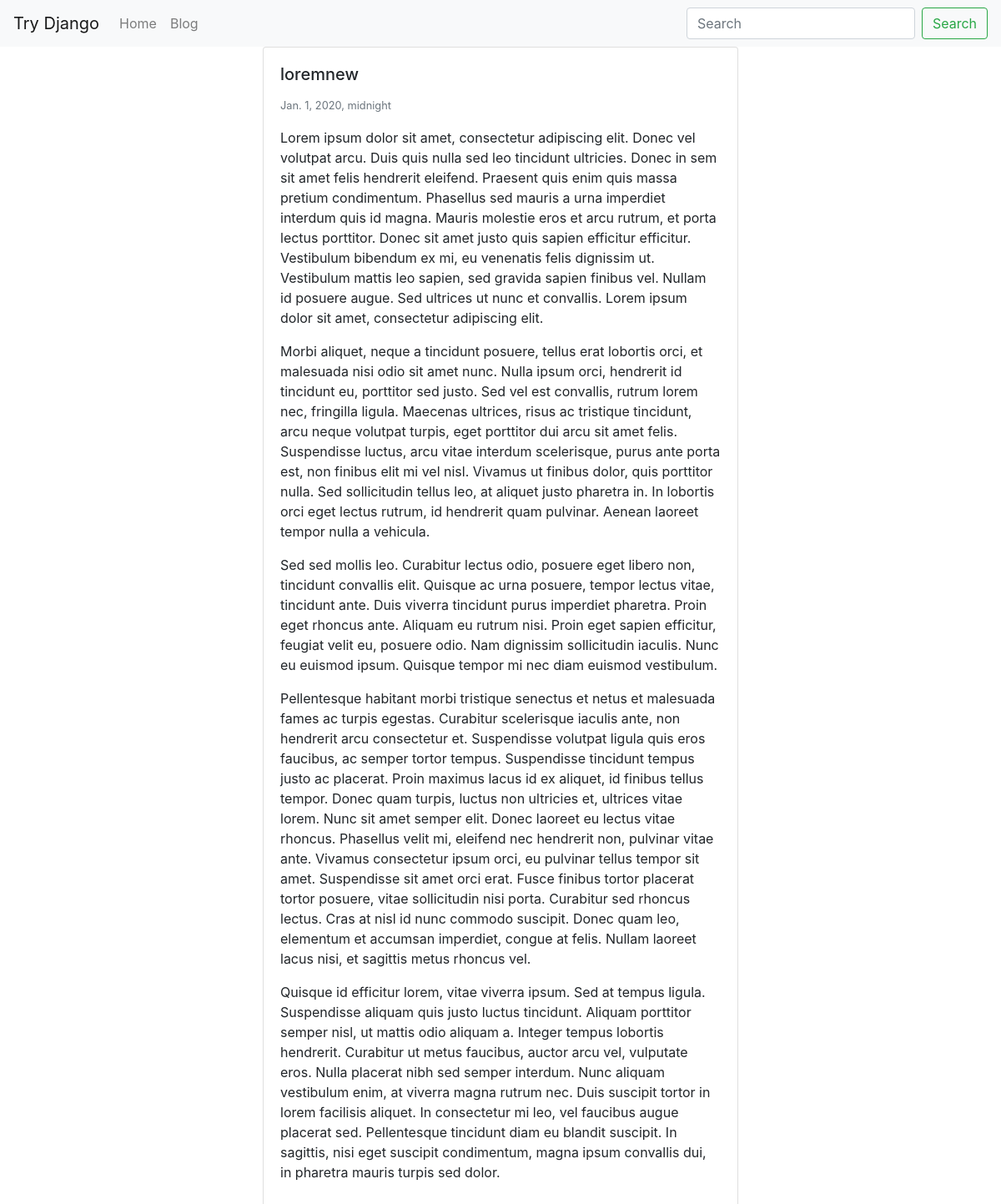
/blog/lorem/, run on the app's committed database.
### blog/models.py (models this page shows, shortened)
class BlogPost(models.Model): #blogpost_set -> queryset
    user = models.ForeignKey(User, default=1, null=True, on_delete=models.SET_NULL)
    title = models.CharField(max_length=120)
    slug = models.SlugField(unique=True) # hello world -> hello-world
    content = models.TextField(null=True, blank=True)
    publish_date = models.DateTimeField(auto_now=False, auto_now_add=False, null=True)
    timestamp = models.DateTimeField(auto_now_add=True)
    updated = models.DateTimeField(auto_now=True)
    objects = BlogPostManager()
    class Meta:
        ordering = ["-publish_date", "-updated", "-timestamp"]

### blog/views.py (the view)
# urls.py: path('<str:slug>/', blog_post_detail_view),
def blog_post_detail_view(request, slug):
    obj = get_object_or_404(BlogPost, slug=slug)
    template_name = "blog/detail.html"
    context = {"object": obj}
    return render(request, template_name, context)

### blog/models.py (called while the page is built)
    def get_queryset(self):
        return BlogPostQuerySet(self.model, using=self._db)

### blog/templates/blog/detail.html (shortened to what this page needs)
{% extends "base.html" %}
{% block content %}
<div class="row">
    {% include "blog/list-inline.html" with blog_post=object truncate=False detail=True %}
</div>
{% endblock%}

### blog/templates/blog/list-inline.html (shortened to what this page needs)
<div class="col-12 col-md-6 mx-auto">
    <div class="card {% if not blog_post.publish_date %} border border-warning {% endif %}">
        <div class="card-body">
            <h5 class="card-title">{{ blog_post.title }}</h5>
            <p class="card-text">
                <small class="text-muted">{{ blog_post.publish_date }}</small>
                {% if truncate %}
                    {{ blog_post.content|linebreaks|truncatewords:30 }}
                {% else %}
                    <p class="card-text">{{ blog_post.content|linebreaks }}
                {% endif %}
            </p>
        </div>
    </div>
</div>

### data on the page
BlogPost: title "loremnew", publish_date "Jan. 1, 2020, midnight", content "Lorem ipsum dolor sit amet, consectetur adipiscing elit. Donec vel volutpat arcu. Duis quis nulla sed leo tincidunt ultricies. Donec in sem sit amet felis hendrerit eleifend. Praesent quis enim quis massa pretium condimentum. Phasellus sed mauris a urna imperdiet interdum quis id magna. Mauris molestie eros et arcu rutrum, et porta lectus porttitor. Donec sit amet justo quis sapien efficitur efficitur. Vestibulum bibendum ex mi, eu venenatis felis dignissim ut. Vestibulum mattis leo sapien, sed gravida sapien finibus vel. Nullam id posuere augue. Sed ultrices ut nunc et convallis. Lorem ipsum dolor sit amet, consectetur adipiscing elit. Morbi aliquet, neque a tincidunt posuere, tellus erat…"
